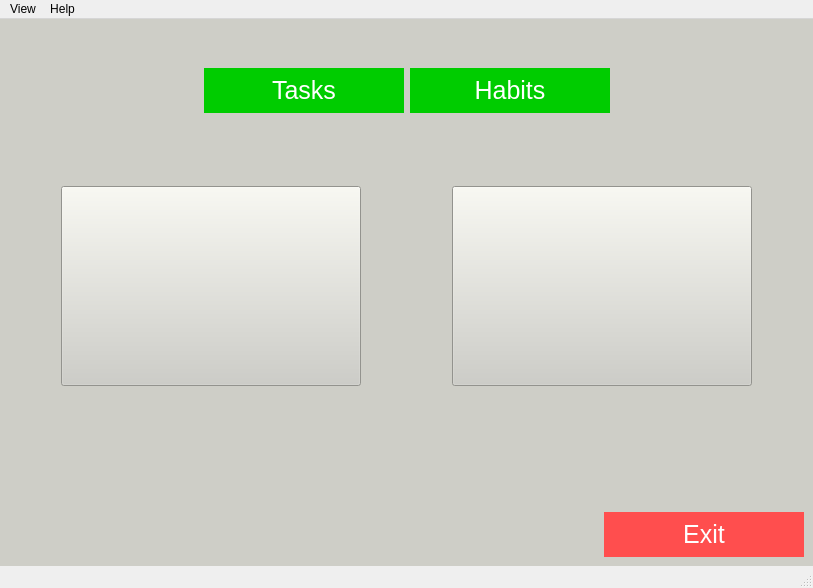
<?xml version="1.0" encoding="UTF-8"?>
<ui version="4.0">
 <class>MainWindow</class>
 <widget class="QMainWindow" name="MainWindow">
  <property name="geometry">
   <rect>
    <x>0</x>
    <y>0</y>
    <width>813</width>
    <height>588</height>
   </rect>
  </property>
  <property name="windowTitle">
   <string>MainWindow</string>
  </property>
  <widget class="QWidget" name="centralwidget">
   <property name="styleSheet">
    <string notr="true">background-color:rgb(206, 206, 199);</string>
   </property>
   <layout class="QVBoxLayout" name="verticalLayout_6">
    <item>
     <spacer name="verticalSpacer_2">
      <property name="orientation">
       <enum>Qt::Vertical</enum>
      </property>
      <property name="sizeType">
       <enum>QSizePolicy::Fixed</enum>
      </property>
      <property name="sizeHint" stdset="0">
       <size>
        <width>20</width>
        <height>40</height>
       </size>
      </property>
     </spacer>
    </item>
    <item>
     <layout class="QHBoxLayout" name="horizontalLayout">
      <item>
       <spacer name="horizontalSpacer_3">
        <property name="orientation">
         <enum>Qt::Horizontal</enum>
        </property>
        <property name="sizeHint" stdset="0">
         <size>
          <width>40</width>
          <height>20</height>
         </size>
        </property>
       </spacer>
      </item>
      <item>
       <widget class="QPushButton" name="pushButton_4">
        <property name="minimumSize">
         <size>
          <width>200</width>
          <height>45</height>
         </size>
        </property>
        <property name="styleSheet">
         <string notr="true">color : white;
border-width: 5px;
border-style: solid;
border-color : #00cc00;
background-color : #00cc00;
font-size : 25px;
</string>
        </property>
        <property name="text">
         <string>Tasks</string>
        </property>
       </widget>
      </item>
      <item>
       <widget class="QPushButton" name="pushButton_2">
        <property name="minimumSize">
         <size>
          <width>200</width>
          <height>45</height>
         </size>
        </property>
        <property name="styleSheet">
         <string notr="true">color : white;
border-width: 5px;
border-style: solid;
border-color : #00cc00;
background-color : #00cc00;
font-size : 25px;</string>
        </property>
        <property name="text">
         <string>Habits</string>
        </property>
       </widget>
      </item>
      <item>
       <spacer name="horizontalSpacer_2">
        <property name="orientation">
         <enum>Qt::Horizontal</enum>
        </property>
        <property name="sizeHint" stdset="0">
         <size>
          <width>40</width>
          <height>20</height>
         </size>
        </property>
       </spacer>
      </item>
     </layout>
    </item>
    <item>
     <spacer name="verticalSpacer">
      <property name="orientation">
       <enum>Qt::Vertical</enum>
      </property>
      <property name="sizeType">
       <enum>QSizePolicy::Fixed</enum>
      </property>
      <property name="sizeHint" stdset="0">
       <size>
        <width>20</width>
        <height>40</height>
       </size>
      </property>
     </spacer>
    </item>
    <item>
     <widget class="QFrame" name="horizontalFrame">
      <layout class="QHBoxLayout" name="horizontalLayout_2">
       <item>
        <widget class="QFrame" name="verticalFrame">
         <layout class="QVBoxLayout" name="verticalLayout_2">
          <item>
           <widget class="QFrame" name="horizontalFrame_3">
            <property name="minimumSize">
             <size>
              <width>0</width>
              <height>0</height>
             </size>
            </property>
            <property name="styleSheet">
             <string notr="true"/>
            </property>
            <layout class="QHBoxLayout" name="horizontalLayout_4">
             <item>
              <widget class="QHPushButton" name="pushButton_6">
               <property name="minimumSize">
                <size>
                 <width>150</width>
                 <height>200</height>
                </size>
               </property>
               <property name="maximumSize">
                <size>
                 <width>300</width>
                 <height>350</height>
                </size>
               </property>
               <property name="styleSheet">
                <string notr="true">border-image: url(:/images/imgs/plan.svg);
</string>
               </property>
               <property name="text">
                <string/>
               </property>
              </widget>
             </item>
            </layout>
           </widget>
          </item>
          <item>
           <widget class="QFrame" name="horizontalFrame_2">
            <property name="styleSheet">
             <string notr="true"/>
            </property>
            <layout class="QHBoxLayout" name="horizontalLayout_3"/>
           </widget>
          </item>
         </layout>
        </widget>
       </item>
       <item>
        <widget class="QFrame" name="verticalFrame_3">
         <layout class="QVBoxLayout" name="verticalLayout_5">
          <item>
           <widget class="QFrame" name="horizontalFrame_2">
            <property name="styleSheet">
             <string notr="true"/>
            </property>
            <layout class="QHBoxLayout" name="horizontalLayout_5">
             <item>
              <widget class="QHPushButton" name="pushButton_8">
               <property name="minimumSize">
                <size>
                 <width>150</width>
                 <height>200</height>
                </size>
               </property>
               <property name="maximumSize">
                <size>
                 <width>300</width>
                 <height>350</height>
                </size>
               </property>
               <property name="styleSheet">
                <string notr="true">border-image: url(:/images/imgs/habit.svg);</string>
               </property>
               <property name="text">
                <string/>
               </property>
              </widget>
             </item>
            </layout>
           </widget>
          </item>
          <item>
           <widget class="QFrame" name="horizontalFrame_3">
            <property name="styleSheet">
             <string notr="true"/>
            </property>
            <layout class="QHBoxLayout" name="horizontalLayout_6"/>
           </widget>
          </item>
         </layout>
        </widget>
       </item>
      </layout>
     </widget>
    </item>
    <item>
     <layout class="QHBoxLayout" name="horizontalLayout_9">
      <item>
       <spacer name="horizontalSpacer">
        <property name="orientation">
         <enum>Qt::Horizontal</enum>
        </property>
        <property name="sizeHint" stdset="0">
         <size>
          <width>40</width>
          <height>20</height>
         </size>
        </property>
       </spacer>
      </item>
      <item>
       <widget class="QPushButton" name="pushButton_5">
        <property name="minimumSize">
         <size>
          <width>200</width>
          <height>45</height>
         </size>
        </property>
        <property name="styleSheet">
         <string notr="true">color : white;
border-width: 5px;
border-style: solid;
border-color : rgb(255, 78, 78);
background-color : rgb(255, 78, 78);
font-size : 25px;</string>
        </property>
        <property name="text">
         <string>Exit</string>
        </property>
       </widget>
      </item>
     </layout>
    </item>
   </layout>
  </widget>
  <widget class="QMenuBar" name="menubar">
   <property name="geometry">
    <rect>
     <x>0</x>
     <y>0</y>
     <width>813</width>
     <height>26</height>
    </rect>
   </property>
   <widget class="QMenu" name="menuView">
    <property name="title">
     <string>View</string>
    </property>
    <addaction name="actionDays"/>
    <addaction name="actionHabit_tracker"/>
   </widget>
   <widget class="QMenu" name="menuHelp">
    <property name="title">
     <string>Help</string>
    </property>
    <addaction name="actionReport_a_bug"/>
    <addaction name="actionUpdates"/>
    <addaction name="actionAbout"/>
    <addaction name="actionLicence"/>
   </widget>
   <addaction name="menuView"/>
   <addaction name="menuHelp"/>
  </widget>
  <widget class="QStatusBar" name="statusbar"/>
  <action name="actionNew">
   <property name="text">
    <string>New..</string>
   </property>
  </action>
  <action name="actionOpen_day_plan">
   <property name="text">
    <string>Open day plan</string>
   </property>
  </action>
  <action name="actionOpen_project_plan">
   <property name="text">
    <string>Open project plan</string>
   </property>
  </action>
  <action name="actionOpen_habit_track">
   <property name="text">
    <string>Open habit track</string>
   </property>
  </action>
  <action name="actionOpen_score_list">
   <property name="text">
    <string>Open score list</string>
   </property>
  </action>
  <action name="actionRestore_Dashboard">
   <property name="text">
    <string>Restore Dashboard</string>
   </property>
  </action>
  <action name="actionExit">
   <property name="text">
    <string>Exit</string>
   </property>
  </action>
  <action name="actionDays">
   <property name="text">
    <string>Day tasks</string>
   </property>
  </action>
  <action name="actionHabit_tracker">
   <property name="text">
    <string>Habit tracker</string>
   </property>
  </action>
  <action name="actionProjects">
   <property name="text">
    <string>Projects</string>
   </property>
  </action>
  <action name="actionScores">
   <property name="text">
    <string>Scores</string>
   </property>
  </action>
  <action name="actionRating">
   <property name="text">
    <string>Rating</string>
   </property>
  </action>
  <action name="actionPreferences">
   <property name="text">
    <string>Preferences</string>
   </property>
  </action>
  <action name="actionPlugins">
   <property name="text">
    <string>Plugins</string>
   </property>
  </action>
  <action name="actionReport_a_bug">
   <property name="text">
    <string>Report a bug</string>
   </property>
  </action>
  <action name="actionUpdates">
   <property name="text">
    <string>Updates</string>
   </property>
  </action>
  <action name="actionAbout">
   <property name="text">
    <string>About</string>
   </property>
  </action>
  <action name="actionLicence">
   <property name="text">
    <string>Licence</string>
   </property>
  </action>
 </widget>
 <customwidgets>
  <customwidget>
   <class>QHPushButton</class>
   <extends>QPushButton</extends>
   <header location="global">qhpushbutton.h</header>
  </customwidget>
 </customwidgets>
 <resources/>
 <connections>
  <connection>
   <sender>pushButton_5</sender>
   <signal>clicked()</signal>
   <receiver>MainWindow</receiver>
   <slot>close()</slot>
   <hints>
    <hint type="sourcelabel">
     <x>694</x>
     <y>581</y>
    </hint>
    <hint type="destinationlabel">
     <x>541</x>
     <y>600</y>
    </hint>
   </hints>
  </connection>
 </connections>
</ui>
